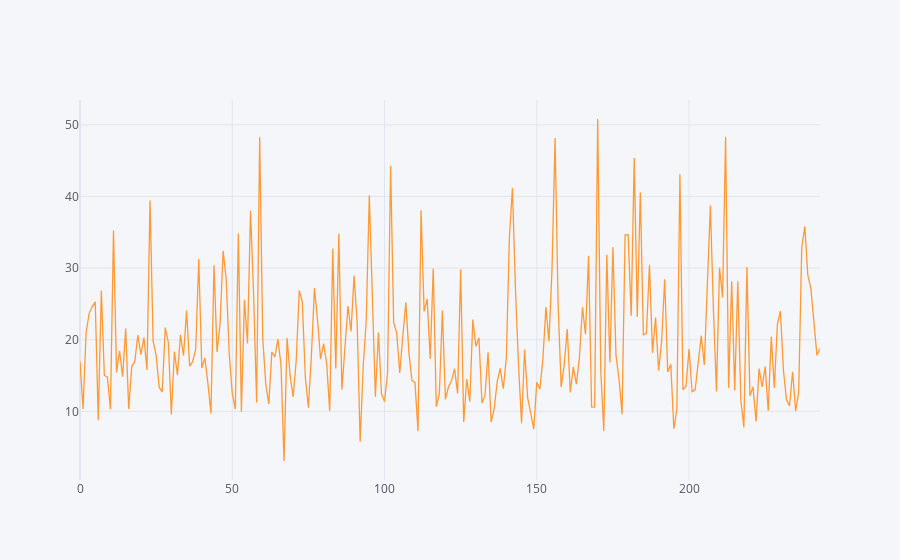

Write notebook code for a chart like this one.
### Code cell
tips['total_bill'].iplot()

### Figure 1 — Plotly figure (JSON) as saved in the notebook; plotly's stock layout.template omitted (floating-point values rounded to 4 significant figures; data arrays with more than 128 entries replaced by an {"elided": "..."} marker saying what was removed)
{"data": [{"line": {"color": "rgba(255, 153, 51, 1.0)", "dash": "solid", "shape": "linear", "width": 1.3}, "mode": "lines", "name": "total_bill", "text": "", "type": "scatter", "x": {"elided": "244 int values"}, "y": {"elided": "244 float values"}}], "layout": {"autosize": true, "legend": {"bgcolor": "#F5F6F9", "font": {"color": "#4D5663"}}, "paper_bgcolor": "#F5F6F9", "plot_bgcolor": "#F5F6F9", "title": {"font": {"color": "#4D5663"}}, "xaxis": {"autorange": true, "gridcolor": "#E1E5ED", "range": [0, 243], "showgrid": true, "tickfont": {"color": "#4D5663"}, "title": {"font": {"color": "#4D5663"}, "text": ""}, "type": "linear", "zerolinecolor": "#E1E5ED"}, "yaxis": {"autorange": true, "gridcolor": "#E1E5ED", "range": [0.4178, 53.46], "showgrid": true, "tickfont": {"color": "#4D5663"}, "title": {"font": {"color": "#4D5663"}, "text": ""}, "type": "linear", "zerolinecolor": "#E1E5ED"}}}
